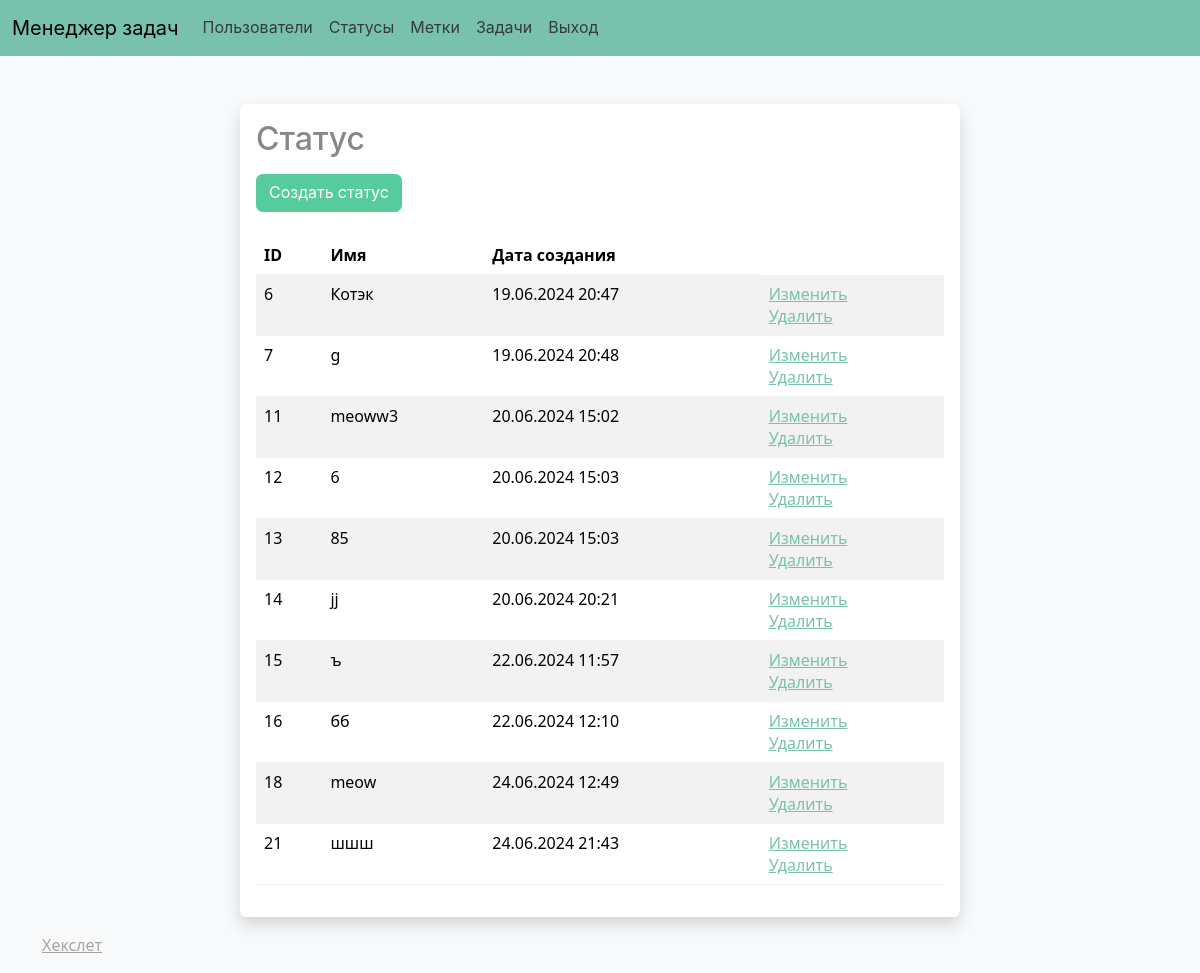
/statuses/ (signed in), run on an earlier commit of the app's database.
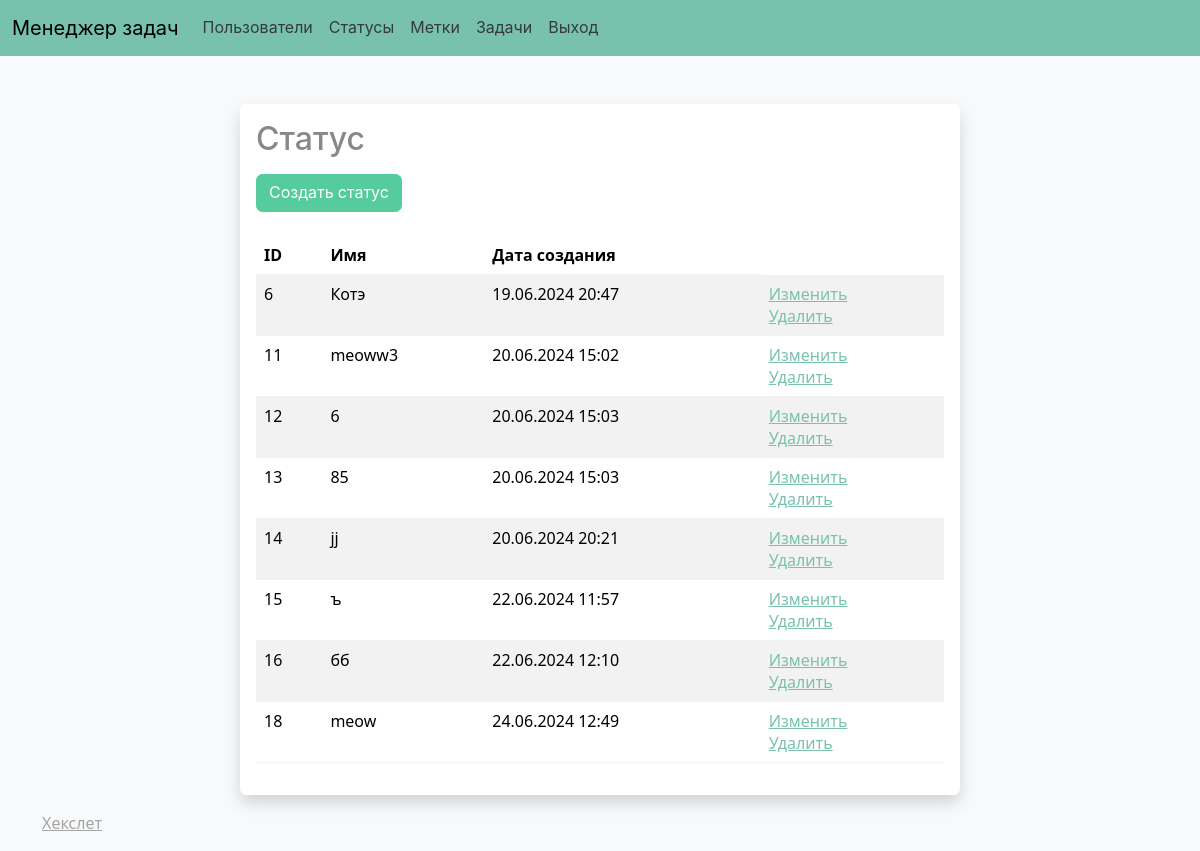
And on a later commit of the database.
### task_manager/models.py (models this page shows, shortened)
class Status(models.Model):
    name = models.CharField(verbose_name=_('Name'), max_length=100, validators=[])
    created_at = models.DateTimeField(auto_now_add=True)

### task_manager/views.py (the view)
# urls.py: path('statuses/', views.list_statuses, name='list_statuses'),
@login_required(login_url='/require_login/')
def list_statuses(request):
    statuses = Status.objects.all()
    return render(request, 'statuses/statuses.html', {'statuses': statuses})

### task_manager/templates/statuses/statuses.html
{% extends 'base.html' %}
{% load i18n %}
{% block content %}
<div class="container mt-5">
    <div class="row">
        <div class="col-md-8 offset-md-2">
            <div class="card border-0 shadow">
                <div class="card-body">
                    <h2 class="card-title">{% trans 'Status' %}</h2>
                    <div class="mt-3"><a href="{% url 'create_status' %}" class="btn btn-success">{% trans "Create Status" %}</a></div>
                    <table class="table table-striped mt-4">
                        <thead>
                            <tr>
                                <th>{% trans 'ID' %}</th>
                                <th>{% trans 'Name' %}</th>
                                <th>{% trans 'Creation date' %}</th>
                            </tr>
                        </thead>
                        <tbody>
                            {% for status in statuses %}
                            <tr>
                                <td>{{ status.id }}</td>
                                <td>{{ status.name }}</td>
                                <td>{{ status.created_at|date:"d.m.Y H:i" }}</td>
                                <td>
                                    <div><a href="{% url 'update_status' status.id %}">{% trans "Edit" %}</a></div>
                                    <div><a href="{% url 'delete_status' status.id %}">{% trans "Delete" %}</a></div>
                                </td>
                            </tr>
                            {% endfor %}
                        </tbody>
                    </table>
                </div>
            </div>
        </div>
    </div>
</div>
{% endblock %}

What changed in the data, as far as the page shows it:
removed Status: id "7", name "g", created_at "19.06.2024 20:48"
removed Status: id "21", name "шшш", created_at "24.06.2024 21:43"
changed Status id 6: name "Котэк" → "Котэ"
